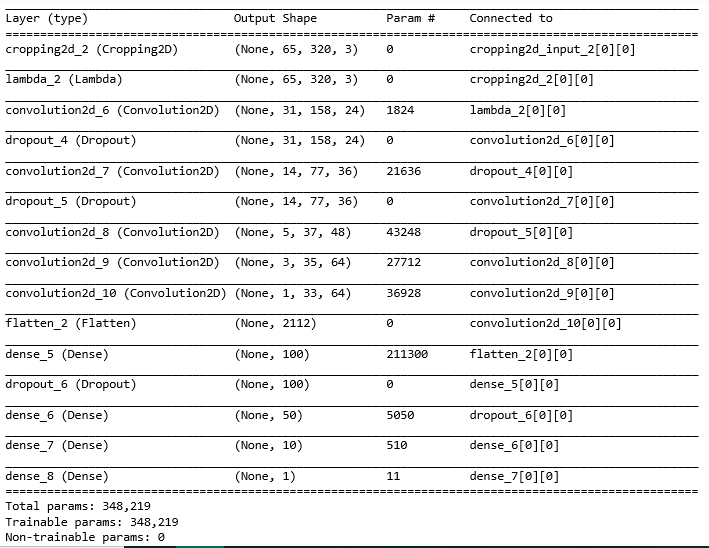

Write the Python code that produced this figure.
#import required lib
import csv
#import matplotlib.pyplot as plt
import numpy as np
from sklearn.model_selection import train_test_split
import cv2
from sklearn.utils import shuffle
import keras
from keras.layers.convolutional import Cropping2D , Convolution2D
from keras.layers import Lambda , Flatten , Dense , Dropout
from keras.models import Sequential, Model

print ('Done importing required libraries')

#define paramters used with-in the code
def_loc_csvfile="data/driving_log.csv"
def_loc_img="data/IMG/"
stearings=[]
csvData=[]
correction_par=0.15
#read csv files from location and populate the data in csvData as per requirement

print("*****************Reading csv file " + def_loc_csvfile + "************************")
with open(def_loc_csvfile) as csvfile:
    lineReader = csv.reader(csvfile)
    for line in lineReader:
        #split the file to get file name
        sCenterFileName=line[0].split("\\")[-1]
        sLeftFileName=line[1].split("\\")[-1]
        sRightFileName=line[2].split("\\")[-1]
        #stores the stearing measurement value
        stearCenter=float(line[3])
        #append stearing data and image file full name
        #do this for all the three images so as to increase data size 
        #adust stearing data by adding / subtracting correction value
        csvData.append((def_loc_img+sCenterFileName,stearCenter,'None'))
        csvData.append((def_loc_img+sLeftFileName,stearCenter+correction_par,'None'))
        csvData.append((def_loc_img+sRightFileName,stearCenter-correction_par,'None'))
        
        # append data for performing extra actions for augmentaion , 
        # adding for brightness change , do this for only center image
        # keep stearing angle same
        csvData.append((def_loc_img+sCenterFileName,stearCenter,'Brightness'))


print ("***************File Reading Completed , below are the details*****************")
print("-------Sample Length : ",len(csvData))  


#split total data in validation and traing data using train_test_split function

train_samples, validation_samples = train_test_split(csvData, test_size=0.2)

print ("----------Sample Splitted into Train and Validation with below details" )
print("No. of Train Samples:",len(train_samples))
print("No. of Validation Samples:",len(validation_samples))


# function used as generator with model
# this alos contains logic to read image from location and 
# apply brightness change if image is set for brightness change
# else its not touched
def dataGenerator(samples,batch_size):
    
    #total no of rows in samples
    num_samples = len(samples)
 
    # shuffle the sample data before its splitted in batches
    shuffle(samples)

    # infinte while loop so that generator is always open / never terminated
    while True: 
        
    #loop to split data into batches       
        for offset in range(0, num_samples, batch_size):
            batch_samples = samples[offset:offset+batch_size]

            images = []
            stearings = []
        # loop to iterate each row in batch so that image is read and added to 
        # image array , additonal brightness change is added if required.
            for batch_sample in batch_samples:
                image=cv2.cvtColor(cv2.imread(batch_sample[0]), cv2.COLOR_BGR2RGB)
                stearing=float(batch_sample[1])
                
                if batch_sample[2].lower()=="none":
                    images.append(image)
                
                if batch_sample[2].lower()=="brightness":
                    
                    # convert to HSV so that its easy to adjust brightness
                    image1 = cv2.cvtColor(image,cv2.COLOR_RGB2HSV)
                    # randomly generate the brightness reduction factor
                    # Add a constant so that it prevents the image from being completely dark
                    rdbrightness = .25 + np.random.uniform()
                    # Apply the brightness reduction to the V channel
                    image1[:,:,2] = image1[:,:,2]*rdbrightness
                    # convert to RBG again
                    image1 = cv2.cvtColor(image1,cv2.COLOR_HSV2RGB)
                    #append to images array
                    images.append(image1)
                
                #add stearing details to the stearing array
                stearings.append(stearing)

            # convert to numpy array as its accepted by keras
            X_train = np.array(images)
            
            y_train = np.array(stearings)
            yield shuffle(X_train, y_train)


# code to call the generators
batch_szie=128
model_file="model8.h5"

train_generator = dataGenerator(train_samples, batch_szie)
validation_generator = dataGenerator(validation_samples, batch_szie)

#code to define the model
# using NVEDIA architecture as base model
model = Sequential()

# performing cropping to image on top 75 pixles and bottom 25 pixles to remove 
# unnecessary data
# input shape to model is 160x320x3
model.add(Cropping2D(cropping=((70,25), (0,0)), input_shape=(160,320,3)))
# add lamdba layer to normalize the data between 0.5 to -0.5
model.add(Lambda(lambda x: x / 255.0 - 0.5 ))
# add CNN layer with filter 5x5x24 followed by relu activation 
model.add(Convolution2D(24,5,5,subsample=(2,2),activation="relu"))
# add drop out to overcome over-fitting
model.add(Dropout(0.3))
# add CNN layer with filter 5x5x36 followed by relu activation
model.add(Convolution2D(36,5,5,subsample=(2,2),activation="elu"))
# add drop out to overcome over-fitting
model.add(Dropout(0.2))
# add CNN layer with filter 5x5x48 followed by relu activation
model.add(Convolution2D(48,5,5,subsample=(2,2),activation="relu"))
# add CNN layer with filter 3x3x64 followed by relu activation
model.add(Convolution2D(64,3,3,activation="relu"))
# add CNN layer with filter 3x3x64 followed by relu activation
model.add(Convolution2D(64,3,3,activation="relu"))
# add Flatten layer
model.add(Flatten())
# add dense layer
model.add(Dense(100))
model.add(Dropout(0.2))
model.add(Dense(50))
model.add(Dense(10))
# add final output layer of 1 neuron 
model.add(Dense(1))

# use MSE as loss function and optimizer as ADAM so that learing rate 
# need not be modified and taken care by itself
model.compile(loss='mse', optimizer='adam')

print ("......Start Training........")

#adding checkpoints so that only best model is saved 
checkpoint=keras.callbacks.ModelCheckpoint(model_file, monitor='val_loss', verbose=0, save_best_only=True, save_weights_only=False, mode='auto', period=1)

# adding early stop if mode is not improving even for a bit
earlystopping= keras.callbacks.EarlyStopping(monitor='val_loss', min_delta=0, patience=0, verbose=0, mode='auto')

# display model summary for visualization 

model.summary()

# add fit layer to train using generator
model.fit_generator(train_generator, samples_per_epoch=len(train_samples), validation_data=validation_generator,nb_val_samples=len(validation_samples),nb_epoch=30,verbose = 1,callbacks=[checkpoint,earlystopping])


print ("......Training Completed........")
